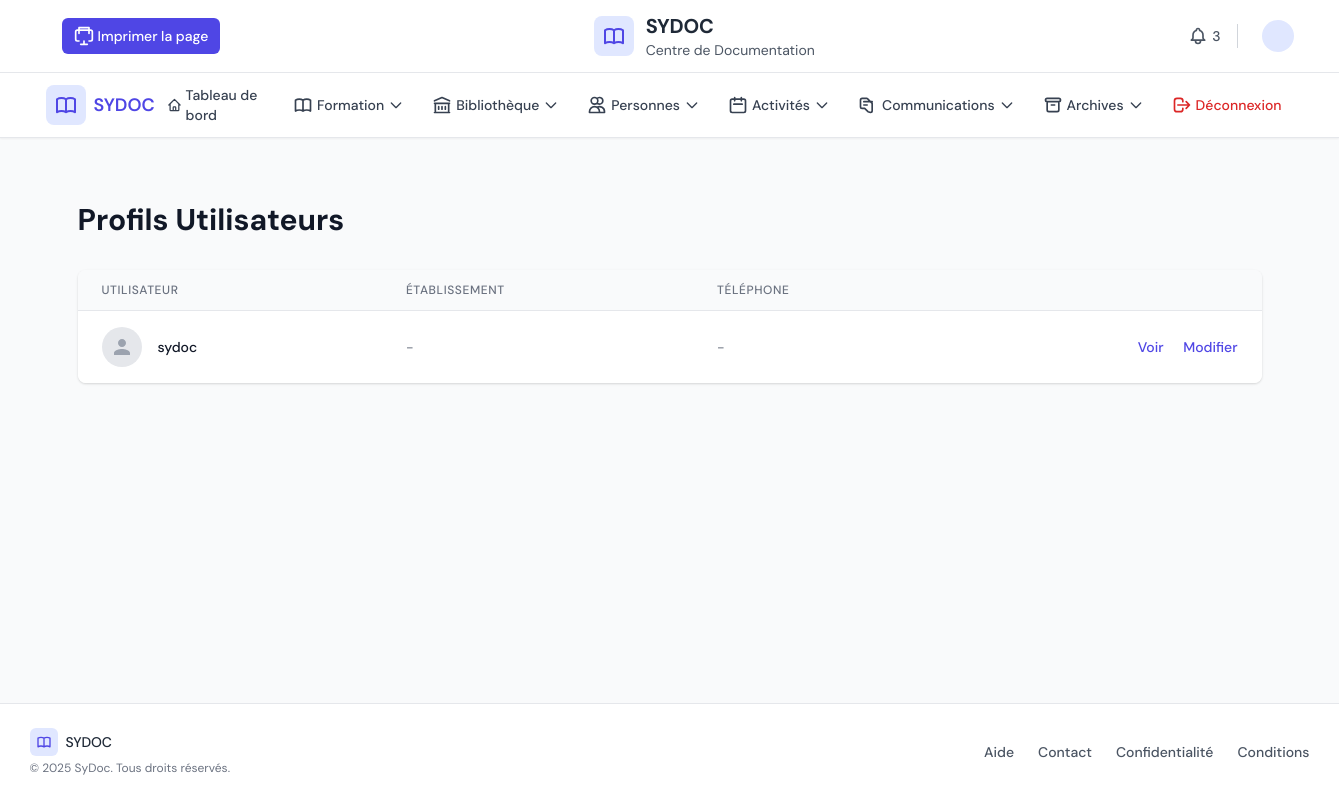
/center/profiles/, run on an earlier commit of the app's database.
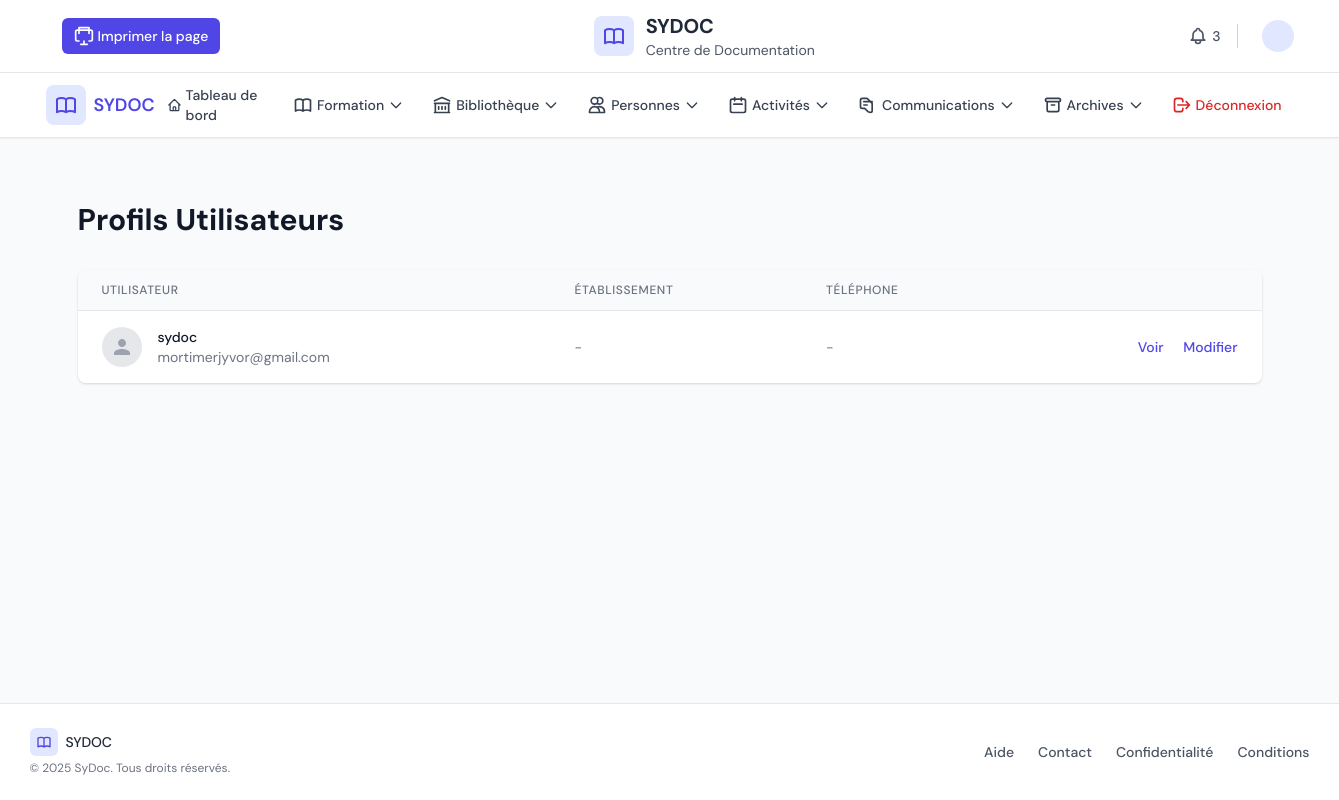
And on a later commit of the database.
### core/models.py (models this page shows, shortened)
class Profile(models.Model):
    user = models.OneToOneField(
        User,
        on_delete=models.CASCADE,
        related_name='profile',
        verbose_name=_('Utilisateur')
    )
    profile_picture = models.ImageField(
        upload_to='profile_pics/',
        blank=True,
        null=True,
        verbose_name=_('Photo de profil'),
        help_text=_('Téléchargez une photo de profil')
    )
    establishment_name = models.CharField(
        max_length=255,
        blank=True,
        null=True,
        verbose_name=_("Nom de l'établissement"),
        help_text=_("Le nom de l'établissement où vous travaillez")
    )
    phone_number = models.CharField(
        max_length=20,
        blank=True,
        null=True,
        verbose_name=_('Numéro de téléphone'),
        validators=[DocumentationCenter.phone_regex],
        help_text=_('Format: +999999999. Maximum 15 chiffres.')
    )
    date_of_birth = models.DateField(
        blank=True,
        null=True,
        verbose_name=_('Date de naissance'),
        help_text=_('Format: JJ/MM/AAAA')
    )
    bio = models.TextField(
        blank=True,
        null=True,
        verbose_name=_('À propos de moi'),
        help_text=_('Une brève description de vous-même')
    )
    updated_at = models.DateTimeField(auto_now=True, verbose_name=_('Dernière mise à jour'))
    class Meta:
        verbose_name = _('Profil')
        verbose_name_plural = _('Profils')

### center_panel/views.py (the view)
# urls.py: path('profiles/', views.profile_list, name='profiles'),
def profile_list(request):
    profiles = Profile.objects.select_related('user').all()
    context = {
        'profiles': profiles,
        'title': 'Gestion des profils utilisateurs'
    }
    return render(request, 'center_panel/profiles/profile_list.html', context)

### center_panel/templates/center_panel/profiles/profile_list.html (shortened to what the changed rows need)
{% extends 'center_panel/base.html' %}
{% load static i18n %}
{% block content %}
<div class="py-6">
    <div class="max-w-7xl mx-auto px-4 sm:px-6 lg:px-8">
        <div class="md:flex md:items-center md:justify-between mb-8">
            <div class="flex-1 min-w-0">
                <h2 class="text-2xl font-bold leading-7 text-gray-900 sm:text-3xl sm:truncate">
                    {% trans 'Profils Utilisateurs' %}
                </h2>
            </div>
        </div>
        <div class="bg-white shadow overflow-hidden sm:rounded-lg">
            <div class="overflow-x-auto">
                <table class="min-w-full divide-y divide-gray-200">
                    <thead class="bg-gray-50">
                        <tr>
                            <th scope="col" class="px-6 py-3 text-left text-xs font-medium text-gray-500 uppercase tracking-wider">
                                {% trans 'Utilisateur' %}
                            </th>
                            <th scope="col" class="px-6 py-3 text-left text-xs font-medium text-gray-500 uppercase tracking-wider">
                                {% trans 'Établissement' %}
                            </th>
                            <th scope="col" class="px-6 py-3 text-left text-xs font-medium text-gray-500 uppercase tracking-wider">
                                {% trans 'Téléphone' %}
                            </th>
                            <th scope="col" class="relative px-6 py-3">
                            </th>
                        </tr>
                    </thead>
                    <tbody class="bg-white divide-y divide-gray-200">
                        {% for profile in profiles %}
                        <tr>
                            <td class="px-6 py-4 whitespace-nowrap">
                                <div class="flex items-center">
                                    <div class="flex-shrink-0 h-10 w-10">
                                        {% if profile.profile_picture %}
                                            <img class="h-10 w-10 rounded-full" src="{{ profile.profile_picture.url }}" alt="{{ profile.user.get_full_name|default:profile.user.username }}">
                                        {% else %}
                                            <div class="h-10 w-10 rounded-full bg-gray-200 flex items-center justify-center">
                                                <svg class="h-6 w-6 text-gray-400" fill="currentColor" viewBox="0 0 24 24">
                                                    <path d="M12 12c2.21 0 4-1.79 4-4s-1.79-4-4-4-4 1.79-4 4 1.79 4 4 4zm0 2c-2.67 0-8 1.34-8 4v2h16v-2c0-2.66-5.33-4-8-4z" />
                                                </svg>
                                            </div>
                                        {% endif %}
                                    </div>
                                    <div class="ml-4">
                                        <div class="text-sm font-medium text-gray-900">
                                            {{ profile.user.get_full_name|default:profile.user.username }}
                                        </div>
                                        <div class="text-sm text-gray-500">
                                            {{ profile.user.email }}
                                        </div>
                                    </div>
                                </div>
                            </td>
                            <td class="px-6 py-4 whitespace-nowrap text-sm text-gray-500">
                                {{ profile.establishment_name|default:"-" }}
                            </td>
                            <td class="px-6 py-4 whitespace-nowrap text-sm text-gray-500">
                                {{ profile.phone_number|default:"-" }}
                            </td>
                            <td class="px-6 py-4 whitespace-nowrap text-right text-sm font-medium">
                                <a href="{% url 'center_panel:profile_detail' profile.pk %}" class="text-indigo-600 hover:text-indigo-900 mr-4">
                                    {% trans 'Voir' %}
                                </a>
                                <a href="{% url 'center_panel:edit_profile' profile.pk %}" class="text-indigo-600 hover:text-indigo-900">
                                    {% trans 'Modifier' %}
                                </a>
                            </td>
                        </tr>
                        {% empty %}
                        <tr>
                            <td colspan="4" class="px-6 py-4 text-center text-sm text-gray-500">
                                {% trans 'Aucun profil trouvé.' %}
                            </td>
                        </tr>
                        {% endfor %}
                    </tbody>
                </table>
            </div>
        </div>
    </div>
</div>
{% endblock %}

What changed in the data, as far as the page shows it:
changed Profile "sydoc": user.email (not shown) → "mortimerjyvor@gmail.com"
